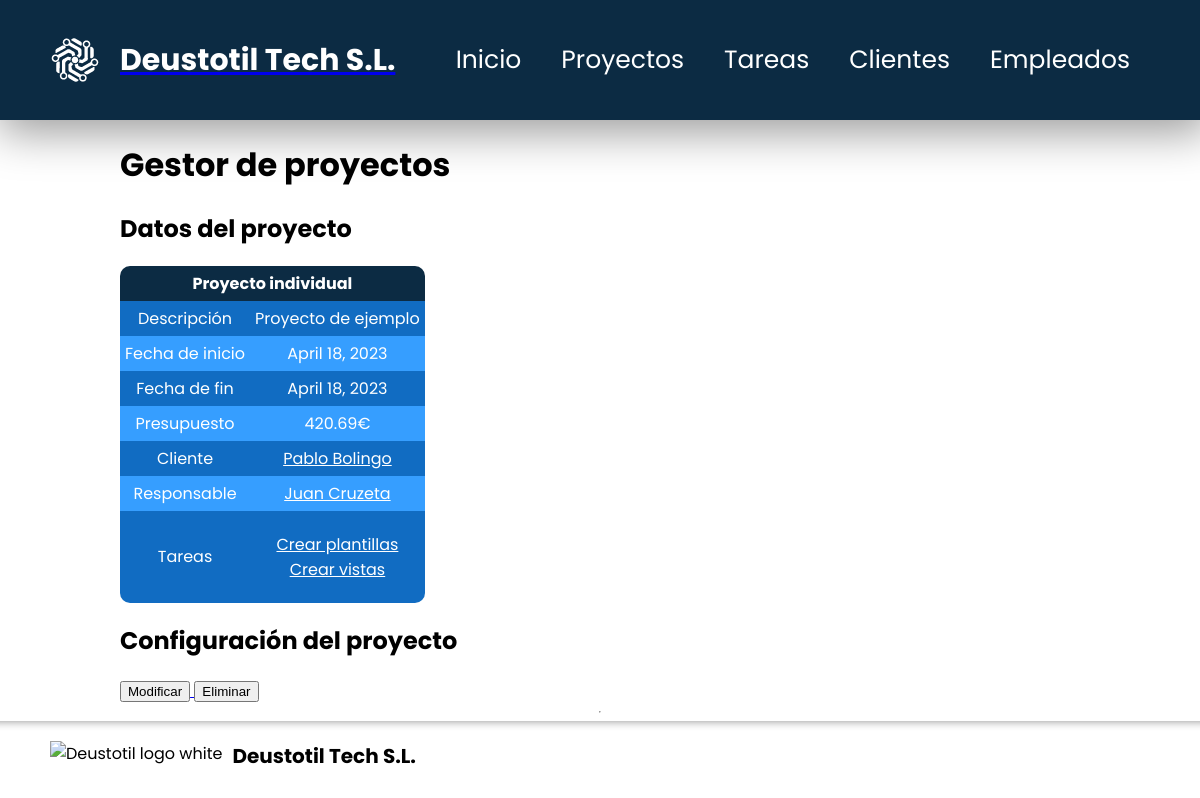
Screenshot of /appProyectos/proyectos/3 with the database file from the repository.
### appProyectos/models.py (models this page shows, shortened)
class Proyecto(models.Model):
    nombre = models.CharField(max_length=155)
    descripcion = models.CharField(max_length=255)
    fecha_inicio = models.DateField()
    fecha_fin = models.DateField()
    presupuesto = models.FloatField()
    cliente = models.ForeignKey(Cliente, on_delete=models.CASCADE)
    responsable = models.ForeignKey(Empleado, on_delete=models.CASCADE)

class Cliente(models.Model):
    dni = models.CharField(max_length=9)
    nombre = models.CharField(max_length=155)
    apellido = models.CharField(max_length=155)
    email = models.EmailField(max_length=155)
    telefono = models.IntegerField()
    def __str__(self):
        return f"{self.nombre} {self.apellido}"

class Empleado(models.Model):
    dni = models.CharField(max_length=9)
    nombre = models.CharField(max_length=155)
    apellido = models.CharField(max_length=155)
    email = models.EmailField(max_length=155)
    telefono = models.IntegerField()
    def __str__(self):
        return f"{self.nombre} {self.apellido}"

class Tarea(models.Model):
    nombre = models.CharField(max_length=155)
    descripcion = models.CharField(max_length=255)
    fecha_inicio = models.DateField()
    fecha_fin = models.DateField()
    responsable = models.ForeignKey(Empleado, on_delete=models.CASCADE)
    prioridad = models.ForeignKey(Prioridad, on_delete=models.CASCADE)
    estado = models.ForeignKey(Estado, on_delete=models.CASCADE)
    notas = models.CharField(blank=True, max_length=255)
    proyecto = models.ForeignKey(Proyecto, on_delete=models.CASCADE)

### appProyectos/views.py (the view)
# urls.py: path('proyectos/<int:pk>', views.ProyectoDetailView.as_view(), name='proyecto'),
class ProyectoDetailView(DetailView):
    model = Proyecto
    def get_context_data(self, **kwargs):
        context = super().get_context_data(**kwargs)
        context['tarea_list'] = context['proyecto'].tarea_set.all()
        return context

### appProyectos/templates/appProyectos/proyecto_detail.html (shortened to what this page needs)
{% extends "base.html" %}
{% block contenido %}
    <h1>Gestor de proyectos</h1>
    <h2>Datos del proyecto</h2>
    {% if proyecto %}
        <table>
            <thead>
                <tr>
                    <th colspan="2">{{ proyecto.nombre }}</th>
                </tr>
            </thead>
            <tbody>
                <tr>
                    <td>Descripción</td>
                    <td>{{ proyecto.descripcion }}</td>
                </tr>
                <tr>
                    <td>Fecha de inicio</td>
                    <td>{{ proyecto.fecha_inicio }}</td>
                </tr>
                <tr>
                    <td>Fecha de fin</td>
                    <td>{{ proyecto.fecha_fin }}</td>
                </tr>
                <tr>
                    <td>Presupuesto</td>
                    <td>{{ proyecto.presupuesto }}€</td>
                </tr>
                <tr>
                    <td>Cliente</td>
                    <td>
                        <a href="{% url 'cliente' proyecto.cliente.id %}">{{ proyecto.cliente }}</a>
                    </td>
                </tr>
                <tr>
                    <td>Responsable</td>
                    <td>
                        <a href="{% url 'empleado' proyecto.responsable.id %}">{{ proyecto.responsable }}</a>
                    </td>
                </tr>
                <tr>
                    <td>Tareas</td>
                    <td>
                        {% if tarea_list %}
                            <ul>
                                {% for t in tarea_list %}
                                    <li>
                                        <a href="{% url 'tarea' t.id %}">{{ t.nombre }}</a>
                                    </li>
                                {% endfor %}
                            </ul>
                        {% else %}
                            <p>No hay tareas asignadas.</p>
                        {% endif %}
                    </td>
                </tr>
            </tbody>
        </table>
        <h2>Configuración del proyecto</h2>
        <a href="{% url 'modificar proyecto' proyecto.id %}">
            <input type="button" value="Modificar">
        </a>
        <a href="{% url 'borrar proyecto' proyecto.id %}">
            <input type="button" value="Eliminar">
        </a>
    {% else %}
        <p>No existe este proyecto.</p>
    {% endif %}
{% endblock contenido %}

### appProyectos/static/css/styles.css (style rules this page uses)
body { font-family: 'Poppins', sans-serif; margin: 0 auto; display: flex; align-items: center; flex-direction: column; }
table { color: white; text-align: center; border-collapse: collapse; border-radius: 10px; overflow: hidden; }
table a { color: white; }
table ul { padding: 0; }
table li { list-style-type: none; }
table td, th { padding: 5px; }
table thead { background-color: rgb(12, 43, 67); }
table tbody tr:nth-child(odd) { background-color: rgb(17, 108, 194); }
table tbody tr:nth-child(even) { background-color: rgb(54, 158, 255); }

### rows the page displays
Proyecto: nombre "Proyecto individual", descripcion "Proyecto de ejemplo", fecha_inicio "April 18, 2023", fecha_fin "April 18, 2023", presupuesto "420.69", cliente "Pablo Bolingo", responsable "Juan Cruzeta"
Tarea: nombre "Crear plantillas"
Tarea: nombre "Crear vistas"
